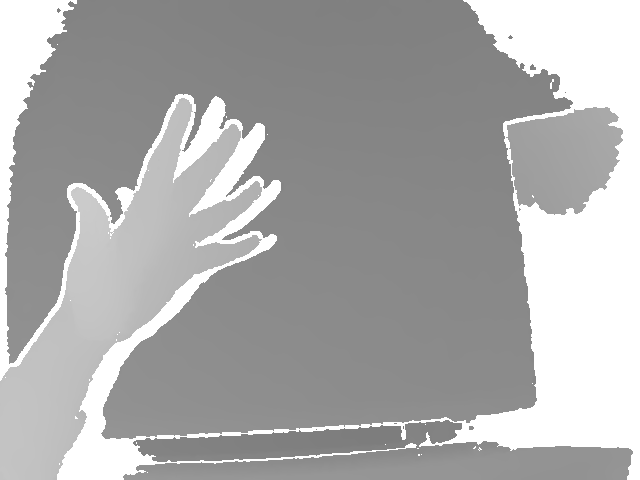
#> input picture OpenCVによる画像処理入門/第3版/第1刷/sampleprogram/src_depth_hand.png, 640 x 480 px
$ python 11-3-5.py
#> lines starting #> are read from the running program, lines starting #| are printed output that depends on the picture; after the words box and inside, x2 and y2 are one past the last pixel; in counts of white or black regions, pixels touching at a corner belong together
import cv2
import math
import numpy as np

file_src = 'src_depth_hand.png'
file_dst = 'dst.png'

img_src = cv2.imread(file_src, 0)
#> img_src is the input picture: shape (480, 640); min 116, max 255, mean 170.4

cv2.namedWindow('src')
cv2.namedWindow('dst')

depth_min = 173
depth_max = 254
img_dst = cv2.inRange(img_src, depth_min, depth_max)
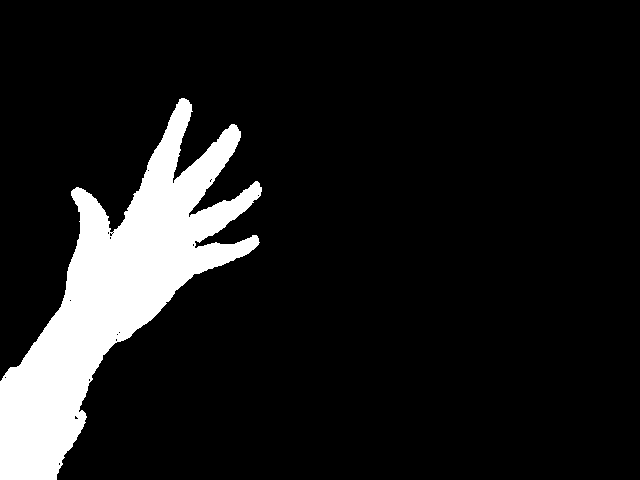
#> img_dst: shape (480, 640); 11.1% white; 1 white region, box (x1, y1, x2, y2) and area: (0, 98, 262, 480) 33985

cv2.imshow('src', img_src)
cv2.imshow('dst', img_dst)
cv2.imwrite(file_dst, img_dst)
cv2.waitKey(0)
cv2.destroyAllWindows()

$ run again, with OpenCVによる画像処理入門/第3版/第1刷/sampleprogram/src1.png copied over OpenCVによる画像処理入門/第3版/第1刷/sampleprogram/src_depth_hand.png
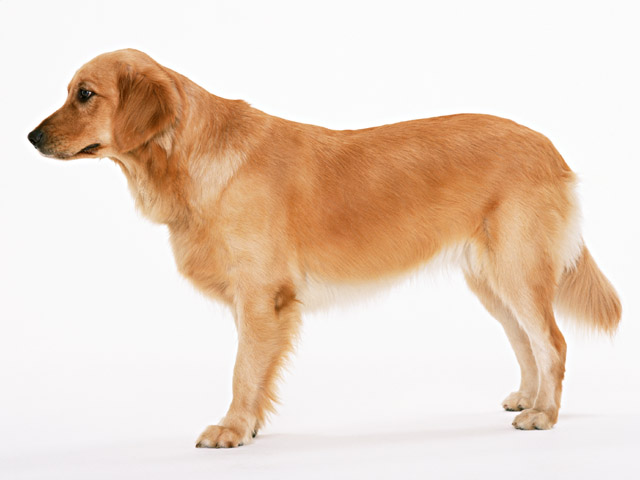
#> input picture OpenCVによる画像処理入門/第3版/第1刷/sampleprogram/src1.png, 640 x 480 px
#> `img_src = cv2.imread(file_src, 0)`:
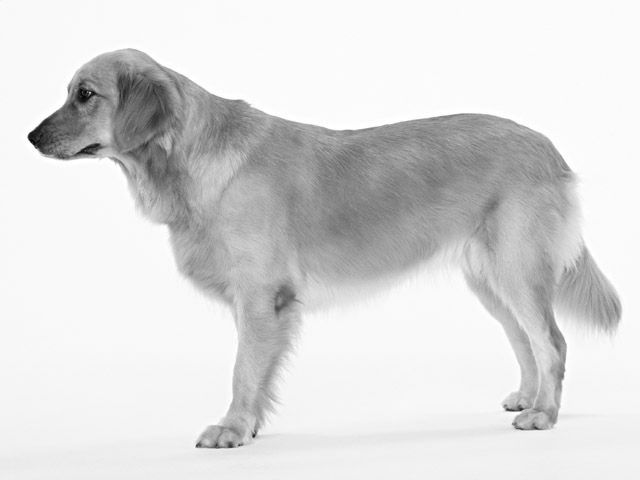
#> img_src: shape (480, 640); min 0, max 255, mean 218
#> `img_dst = cv2.inRange(img_src, depth_min, depth_max)`:
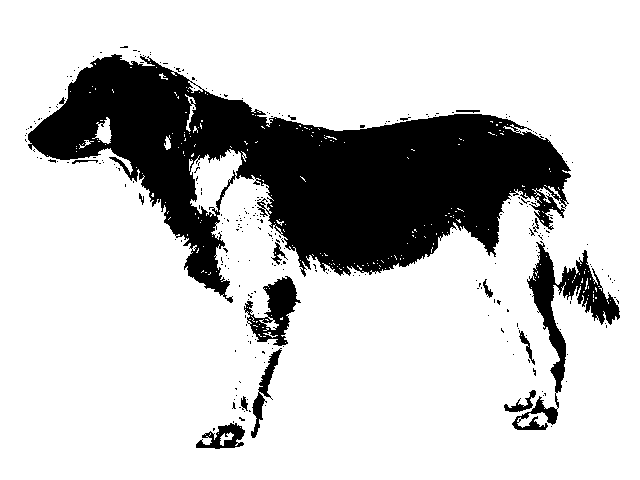
#> img_dst: shape (480, 640); 78.3% white; 284 black regions (268 under 20 px), largest, box (x1, y1, x2, y2) and area: (28, 54, 571, 303) 57725, (512, 241, 620, 430) 4316, (244, 276, 301, 346) 1756
